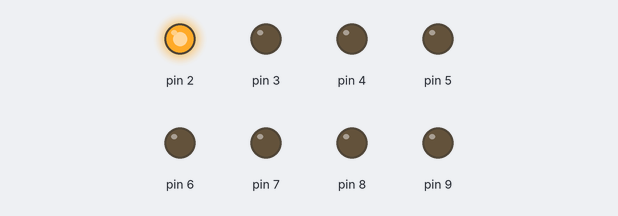
Bench run of a sketch on a simulated Arduino Uno, built with avr-gcc and run on an emulated ATmega328P. Shown: output pins drawn as LEDs (lit = HIGH).

Above: at 0.1 s.
At 0.9 s:
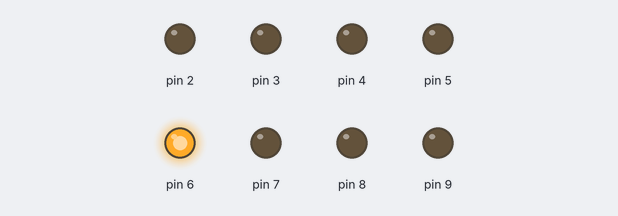
At 1.5 s:
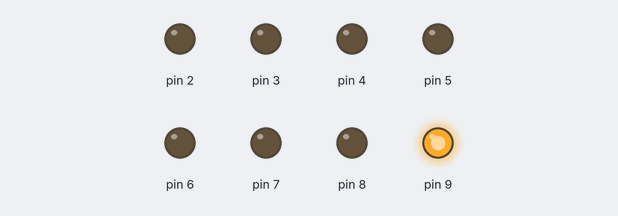
At 3.1 s:
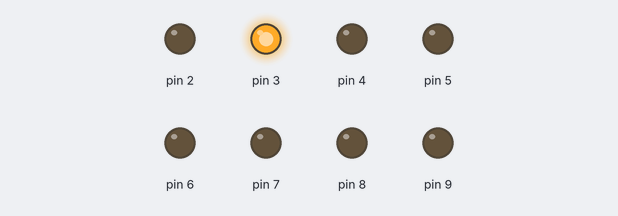
At 4.7 s:
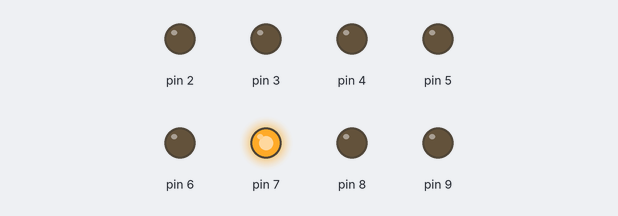
At 6.3 s:
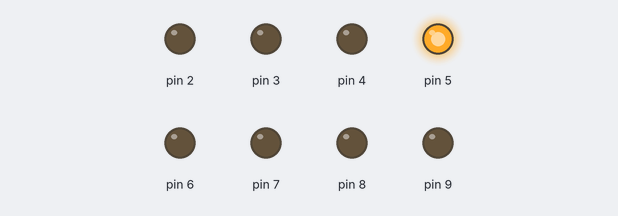
Timing chart, 0 to 6.6 s (numbered marks = the images above):
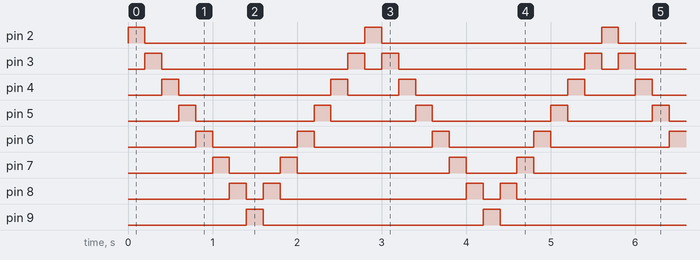

Measured:
- by itself, pin 2, pin 9: alternates HIGH for 0.20 s and LOW for 2.6 s
- by itself, pin 3: repeats every 2.8 s: LOW 2.2 s, HIGH 0.20 s, LOW 0.20 s, HIGH 0.20 s
- by itself, pin 4: repeats every 2.8 s: LOW 1.8 s, HIGH 0.20 s, LOW 0.60 s, HIGH 0.20 s
- by itself, pin 5: repeats every 2.8 s: LOW 1.4 s, HIGH 0.20 s, LOW 1.0 s, HIGH 0.20 s
- by itself, pin 6: repeats every 2.8 s: LOW 1.0 s, HIGH 0.20 s, LOW 1.4 s, HIGH 0.20 s
- by itself, pin 7: repeats every 2.8 s: LOW 0.60 s, HIGH 0.20 s, LOW 1.8 s, HIGH 0.20 s
- by itself, pin 8: repeats every 2.8 s: LOW 0.20 s, HIGH 0.20 s, LOW 2.2 s, HIGH 0.20 s

The sketch:

LED_Chaser.ino
```cpp
void setup() {
  for (int i = 2; i <= 9; i++)
  {
    pinMode(i, OUTPUT);
  }
}
void loop() {
  for (int i = 2; i < 10; i++)
  {
    digitalWrite(i, HIGH);
    delay(200);
    allLEDsOFF();


  }
  for (int i = 8; i >= 3; i--) {
    digitalWrite(i, HIGH);
    delay(200);
    allLEDsOFF();
      }
}
void allLEDsOFF(void)
{
  for (int i = 2; i < 10; i++) {
    digitalWrite(i, LOW);
  }

}
```
